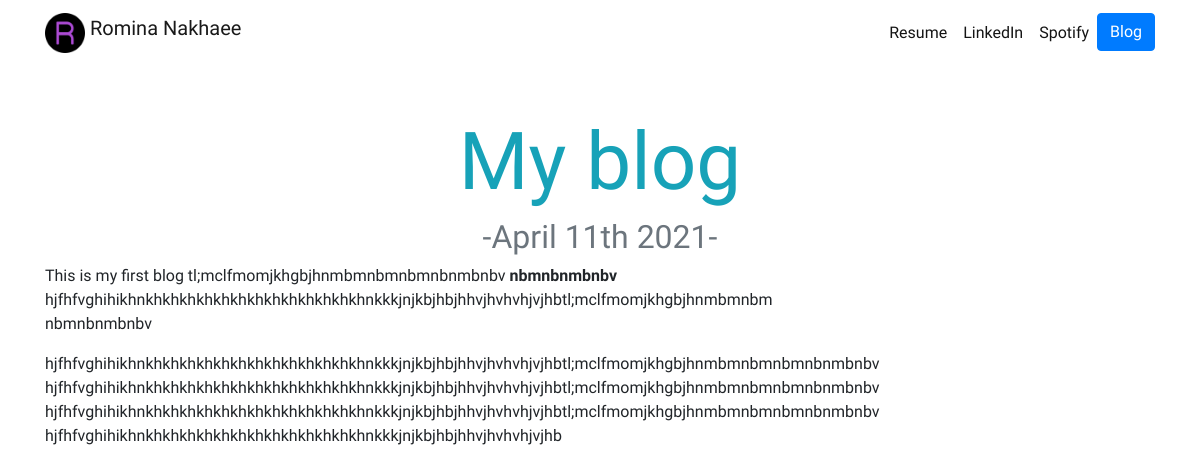
The page /blog/1 on the database its author committed.
### blog/models.py (models this page shows, shortened)
class Blog(models.Model):
    title = models.CharField(max_length=50)
    date = models.DateField()
    description = models.TextField()

### blog/views.py (the view)
# urls.py: path('<int:blog_id>',views.detail,name= 'detail'),
def detail(request,blog_id):
    blog = get_object_or_404(Blog, pk=blog_id)
    return render(request,'blog/detail.html',{'blog': blog})

### blog/templates/blog/detail.html
{% extends 'portfolio/base.html'%}
{%block content%}
<h1 class="text-center mt-5 text-info" id="blogdetailtitle" >{{blog.title}}</h1>
<h2 class="text-center text-muted mb-6">-{{blog.date|date:'F jS Y'}}-</h2>
{{ blog.description|safe }}
{%endblock%}

### portfolio/static/portfolio/custom.css (style rules this page uses)
body { font-family: 'Orelega One', cursive; }
@media (min-width: 992px) { #blogdetailtitle { font-size: 5rem; } }

### rows shown on the page
Blog: title "My blog", date "April 11th 2021", description "This is my first blog tl;mclfmomjkhgbjhnmbmnbmnbmnbnmbnbv nbmnbnmbnbv hjfhfvghihikhnkhkhkhkhkhkhkhkhkhkhkhkhkhnkkkjnjkbjhbjhhvjhvhvhjvjhbtl;mclfmomjkhgbjhnmbmnbm nbmnbnmbnbv hjfhfvghihikhnkhkhkhkhkhkhkhkhkhkhkhkhkhnkkkjnjkbjhbjhhvjhvhvhjvjhbtl;mclfmomjkhgbjhnmbmnbmnbmnbnmbnbv hjfhfvghihikhnkhkhkhkhkhkhkhkhkhkhkhkhkhnkkkjnjkbjhbjhhvjhvhvhjvjhbtl;mclfmomjkhgbjhnmbmnbmnbmnbnmbnbv hjfhfvghihikhnkhkhkhkhkhkhkhkhkhkhkhkhkhnkkkjnjkbjhbjhhvjhvhvhjvjhbtl;mclfmomjkhgbjhnmbmnbmnbmnbnmbnbv hjfhfvghihikhnkhkhkhkhkhkhkhkhkhkhkhkhkhnkkkjnjkbjhbjhhvjhvhvhjvjhb"
